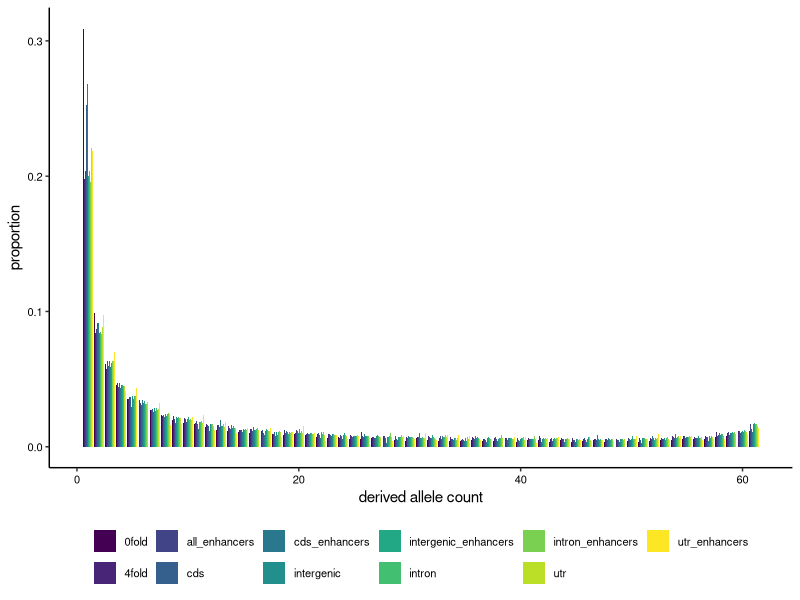

Source code (R):
library(ggplot2)
library(viridis)

setwd('~/sal_enhancers/sfs')

sfs_dat <- read.csv('plottable_sfs.csv')

raw <- subset(sfs_dat, bs_rep==0)

sfs <- ggplot(raw, aes(x=freq, y=proportion, fill=region)) +
  geom_bar(stat='identity', position='dodge') +
  scale_fill_viridis(discrete = T, guide = guide_legend(nrow=2)) +
  xlab('derived allele count') +
  theme_classic() +
  theme(legend.title=element_blank(),
        legend.position = "bottom",
        legend.text = element_text(colour = "black",size=8),
        axis.text.y = element_text(colour = "black",size=8),
        axis.text.x = element_text(colour = "black",size=8),
        strip.background = element_blank())

png('sfs_plot.png', width=8, height=4, res=320, units='in')

sfs

dev.off()